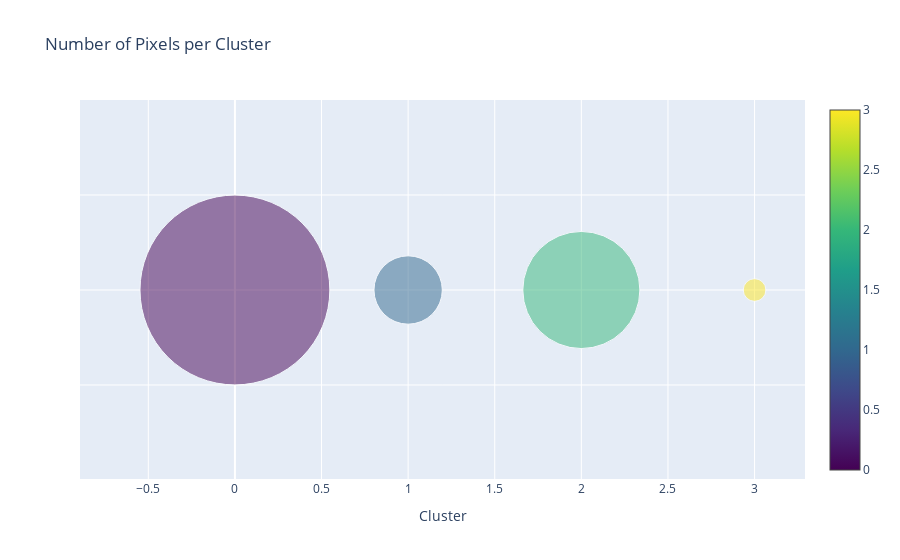

The notebook cell saved with this chart:
### Code cell
# Convert index and values to lists for plotting
clusters = cluster_counts.index.tolist()
counts = cluster_counts.values.tolist()  # Ensuring counts is a list for consistency

# Adjust the sizes. You might need to tweak the division factor for better visualization
sizes = [count / 10000 for count in counts]

# Create the bubble chart
fig = go.Figure(data=[go.Scatter(
    x=clusters,
    y=[1] * len(clusters),  # Y-values are constant as we're only interested in showing the relative sizes
    mode='markers',
    marker=dict(
        size=sizes,  # Circle sizes
        color=clusters,  # Use cluster IDs for colors
        opacity=0.5,  # Semi-transparent circles
        colorscale='Viridis',  # Color scale for clusters
        showscale=True  # Show color scale legend
    ),
    text=[f'Cluster {cluster}: {count}' for cluster, count in zip(clusters, counts)]  # Hover text
)])

# Update the layout for better readability
fig.update_layout(
    title='Number of Pixels per Cluster',
    xaxis=dict(title='Cluster'),
    yaxis=dict(title='', showticklabels=False),  # Hide y-axis labels for cleaner look
    showlegend=False
)

# Show the interactive plot
fig.show()

### Figure 1 — Plotly figure (JSON) as saved in the notebook; plotly's stock layout.template omitted (floating-point values rounded to 4 significant figures)
{"data": [{"marker": {"color": [0, 2, 1, 3], "colorscale": [[0, "#440154"], [0.1111, "#482878"], [0.2222, "#3e4989"], [0.3333, "#31688e"], [0.4444, "#26828e"], [0.5556, "#1f9e89"], [0.6667, "#35b779"], [0.7778, "#6ece58"], [0.8889, "#b5de2b"], [1, "#fde725"]], "opacity": 0.5, "showscale": true, "size": [189.9, 117.1, 68.36, 22.69]}, "mode": "markers", "text": ["Cluster 0: 1898569", "Cluster 2: 1170782", "Cluster 1: 683566", "Cluster 3: 226873"], "type": "scatter", "x": [0, 2, 1, 3], "y": [1, 1, 1, 1]}], "layout": {"showlegend": false, "title": {"text": "Number of Pixels per Cluster"}, "xaxis": {"title": {"text": "Cluster"}}, "yaxis": {"showticklabels": false, "title": {"text": ""}}}}
